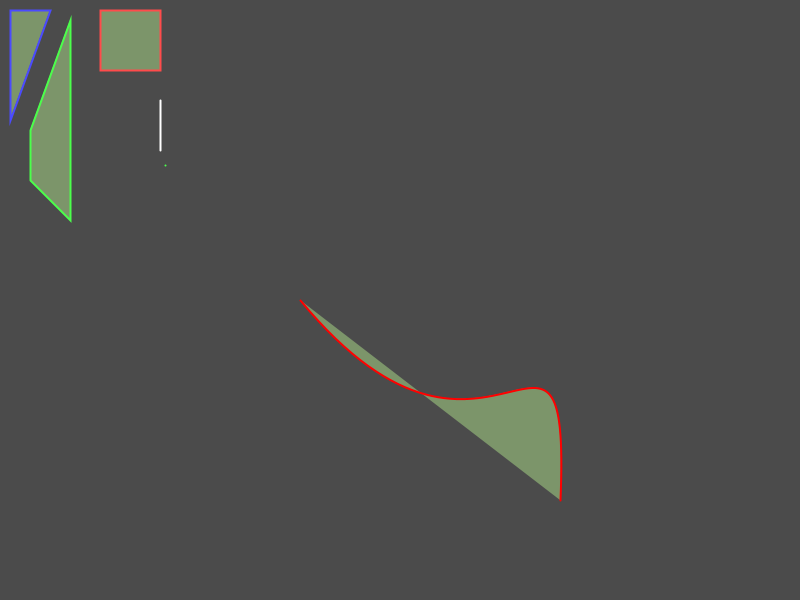
Frame 1 (no input)
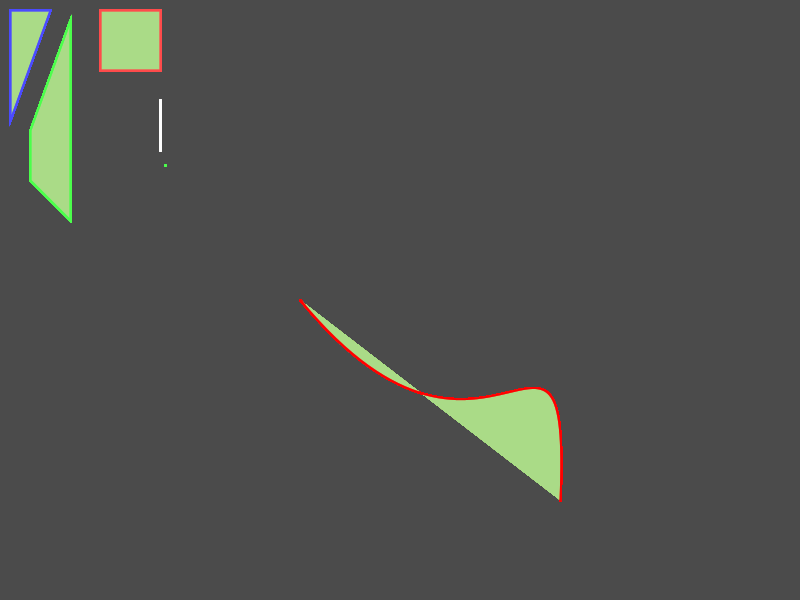
Frame 60 (the mouse pressed at the canvas centre just before this capture)
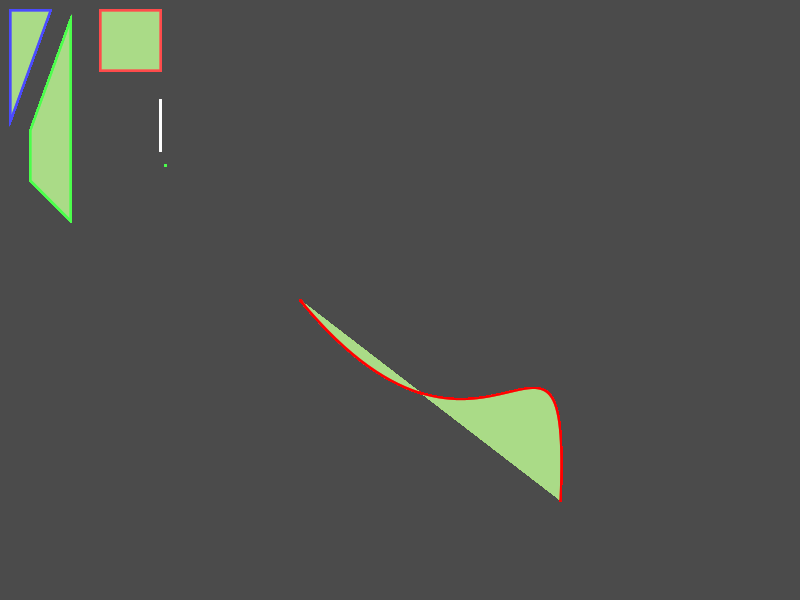
Frame 120 (the mouse held since frame 60 and released just before this capture)

The Processing sketch that drew these frames (run headless with seeded random() and noise(); from frame 60 on, the mouse is pressed at the canvas centre):

// Processing sketch: processing_77239
// ── processing_77239.pde

void setup() 
{
  size(800, 600);
  background(75,75,75);
//background(One number <= 255) gives grayscale  
  
  strokeWeight(2);
  fill(170,220,135,130);
//4th fill argument is opacity
}

void draw() 
{ 
    stroke(75,75,255);
    triangle(10,10,10,120,50,10);
//coordinates
    
    stroke(255,75,75);
    rect(100,10,60,60);
//coordinates,length, height

    stroke(75,255,75);
    quad(70,20,30,130,30,180,70,220);
//coordinates

    point(165,165);
    
    stroke(255,255,255);
    line(160,100,160,150);
//coordinates
    
    stroke(255,0,0);
    bezier(300,300,490,530,570,250,560,500);
}
